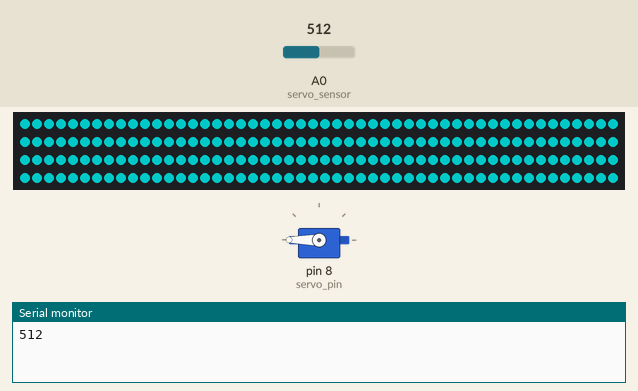
Recording of a sketch running on a simulated Arduino Uno, built with avr-gcc and run on an emulated ATmega328P. Shown: servo, 200 RGB LEDs in strip order, left to right, continuing on the next row, the last lines printed to the serial monitor. Wiring (inferred from the names in the program): servo: signal pin 8. The test bench sets the inputs (shaded band); at power-on: A0 (servo_sensor) = 512. Dim RGB values are drawn brighter than linear; servo pulses on a pin are drawn as a servo (544–2400 µs = 0–180°).

Above: at 12.1 s.
12.2 s: A0 (servo_sensor) set to 685
19.8 s: A0 (servo_sensor) set to 717
At 33.8 s:
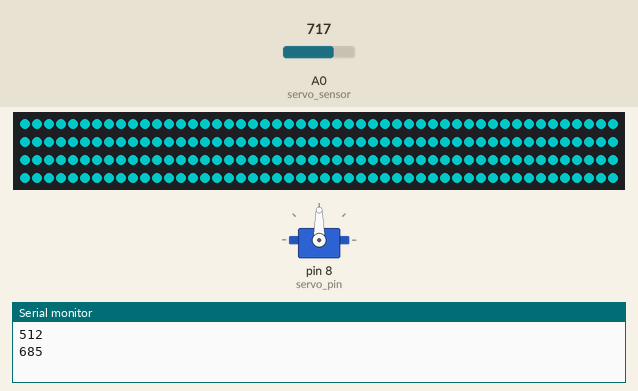
Timing chart, 0 to 34.4 s (numbered marks = the images above; inputs shaded):
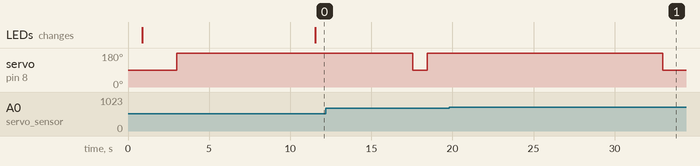

Measured:
- the behaviour switches between 699 and 700 on A0 (servo_sensor) (found by bisection; images 0 and 1)
- after the input at 19.8 s, servo on pin 8 (servo_pin): goes on until 33.0 s, then stays 90°

The sketch:

servo_led_004.ino
```cpp
#include <Adafruit_NeoPixel.h>
#define PIN 6
Adafruit_NeoPixel strip = Adafruit_NeoPixel(200, PIN, NEO_GRB + NEO_KHZ800);

#define servo_max 180
#define servo_min 90

#define servo_pin 8
#define servo_sensor A0

boolean led_off;

void servopulse(int sp1, int val1) //Define a pulse function
{
  int myangle1 = map(val1, 0, 180, 500, 2480);
  for (int i = 0; i <= 40; i++)
  {
    digitalWrite(sp1, HIGH); //set servo interface HIGH
    delayMicroseconds(myangle1);
    digitalWrite(sp1, LOW); //set servo interface LOW
    delay(20 - val1 / 1000);
  }
}

int tmStep_sevor()
{
  if (analogRead(servo_sensor ) < 700)
  {
    delay(10);
    if (analogRead(servo_sensor ) < 700)
      return 1;
  }
  return 0;
}

void setup() {
  // put your setup code here, to run once:
  Serial.begin(9600);
  pinMode(servo_sensor, INPUT);
  pinMode(servo_pin, OUTPUT);
  servopulse(servo_pin, servo_min);
  strip.begin();
  delay(500);
  colorSet(strip.Color(0, 0, 0));
}

void loop() {
  // put your main code here, to run repeatedly:
  Serial.println(analogRead(servo_sensor));
  if (tmStep_sevor())
  {
    servopulse(servo_pin, servo_max);
    delay(6000);
    colorSet(strip.Color(0, 100, 100));
    delay(6000);
    servopulse(servo_pin, servo_min);
  }
  else
    colorSet(strip.Color(0, 0, 0));
}

void colorSet(uint32_t c) {
  for (uint16_t i = 0; i < strip.numPixels(); i++) {
    strip.setPixelColor(i, c);
    strip.show();
  }
}
```
